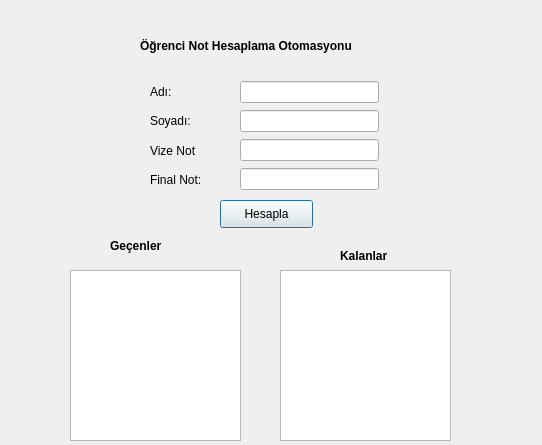
<?xml version="1.0" encoding="UTF-8"?>
<ui version="4.0">
 <class>Dialog</class>
 <widget class="QDialog" name="Dialog">
  <property name="geometry">
   <rect>
    <x>0</x>
    <y>0</y>
    <width>542</width>
    <height>445</height>
   </rect>
  </property>
  <property name="windowTitle">
   <string>Dialog</string>
  </property>
  <widget class="QLabel" name="label">
   <property name="geometry">
    <rect>
     <x>140</x>
     <y>30</y>
     <width>291</width>
     <height>31</height>
    </rect>
   </property>
   <property name="font">
    <font>
     <pointsize>9</pointsize>
     <weight>75</weight>
     <bold>true</bold>
    </font>
   </property>
   <property name="text">
    <string>Öğrenci Not Hesaplama Otomasyonu</string>
   </property>
  </widget>
  <widget class="QPushButton" name="btnHesapla">
   <property name="geometry">
    <rect>
     <x>220</x>
     <y>200</y>
     <width>93</width>
     <height>28</height>
    </rect>
   </property>
   <property name="text">
    <string>Hesapla</string>
   </property>
  </widget>
  <widget class="QListWidget" name="lwGecenler">
   <property name="geometry">
    <rect>
     <x>70</x>
     <y>270</y>
     <width>171</width>
     <height>171</height>
    </rect>
   </property>
  </widget>
  <widget class="QLabel" name="label_6">
   <property name="geometry">
    <rect>
     <x>110</x>
     <y>230</y>
     <width>91</width>
     <height>31</height>
    </rect>
   </property>
   <property name="font">
    <font>
     <pointsize>9</pointsize>
     <weight>75</weight>
     <bold>true</bold>
    </font>
   </property>
   <property name="text">
    <string>Geçenler</string>
   </property>
  </widget>
  <widget class="QLabel" name="label_7">
   <property name="geometry">
    <rect>
     <x>340</x>
     <y>240</y>
     <width>91</width>
     <height>31</height>
    </rect>
   </property>
   <property name="font">
    <font>
     <pointsize>9</pointsize>
     <weight>75</weight>
     <bold>true</bold>
    </font>
   </property>
   <property name="text">
    <string>Kalanlar</string>
   </property>
  </widget>
  <widget class="QListWidget" name="lwKalanlar">
   <property name="geometry">
    <rect>
     <x>280</x>
     <y>270</y>
     <width>171</width>
     <height>171</height>
    </rect>
   </property>
  </widget>
  <widget class="QWidget" name="">
   <property name="geometry">
    <rect>
     <x>150</x>
     <y>80</y>
     <width>71</width>
     <height>111</height>
    </rect>
   </property>
   <layout class="QVBoxLayout" name="verticalLayout">
    <item>
     <widget class="QLabel" name="label_2">
      <property name="text">
       <string>Adı:</string>
      </property>
     </widget>
    </item>
    <item>
     <widget class="QLabel" name="label_3">
      <property name="text">
       <string>Soyadı:</string>
      </property>
     </widget>
    </item>
    <item>
     <widget class="QLabel" name="label_4">
      <property name="text">
       <string>Vize Not</string>
      </property>
     </widget>
    </item>
    <item>
     <widget class="QLabel" name="label_5">
      <property name="text">
       <string>Final Not:</string>
      </property>
     </widget>
    </item>
   </layout>
  </widget>
  <widget class="QWidget" name="">
   <property name="geometry">
    <rect>
     <x>240</x>
     <y>80</y>
     <width>139</width>
     <height>111</height>
    </rect>
   </property>
   <layout class="QVBoxLayout" name="verticalLayout_2">
    <item>
     <widget class="QLineEdit" name="lnAd"/>
    </item>
    <item>
     <widget class="QLineEdit" name="lnSoyad"/>
    </item>
    <item>
     <widget class="QLineEdit" name="lnVize"/>
    </item>
    <item>
     <widget class="QLineEdit" name="lnFinal"/>
    </item>
   </layout>
  </widget>
 </widget>
 <resources/>
 <connections/>
</ui>
